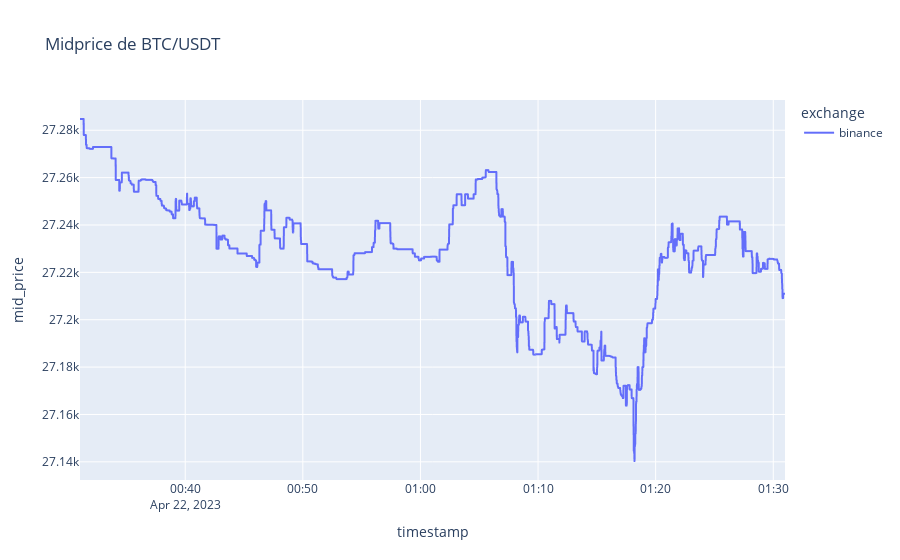

The notebook cell saved with this chart:
### Code cell
# grafica exchange 1
vn.grafica_btc(binancebtcusdt)

### Figure 1 — Plotly figure (JSON) as saved in the notebook; plotly's stock layout.template omitted (floating-point values rounded to 4 significant figures; data arrays with more than 128 entries replaced by an {"elided": "..."} marker saying what was removed)
{"data": [{"hovertemplate": "exchange=binance<br>timestamp=%{x}<br>mid_price=%{y}<extra></extra>", "legendgroup": "binance", "line": {"color": "#636efa", "dash": "solid"}, "marker": {"symbol": "circle"}, "mode": "lines", "name": "binance", "showlegend": true, "type": "scattergl", "x": {"elided": "6616 str values"}, "xaxis": "x", "y": {"elided": "6616 float values"}, "yaxis": "y"}], "layout": {"legend": {"title": {"text": "exchange"}, "tracegroupgap": 0}, "title": {"text": " Midprice de BTC/USDT"}, "xaxis": {"anchor": "y", "domain": [0, 1], "title": {"text": "timestamp"}}, "yaxis": {"anchor": "x", "domain": [0, 1], "title": {"text": "mid_price"}}}}
